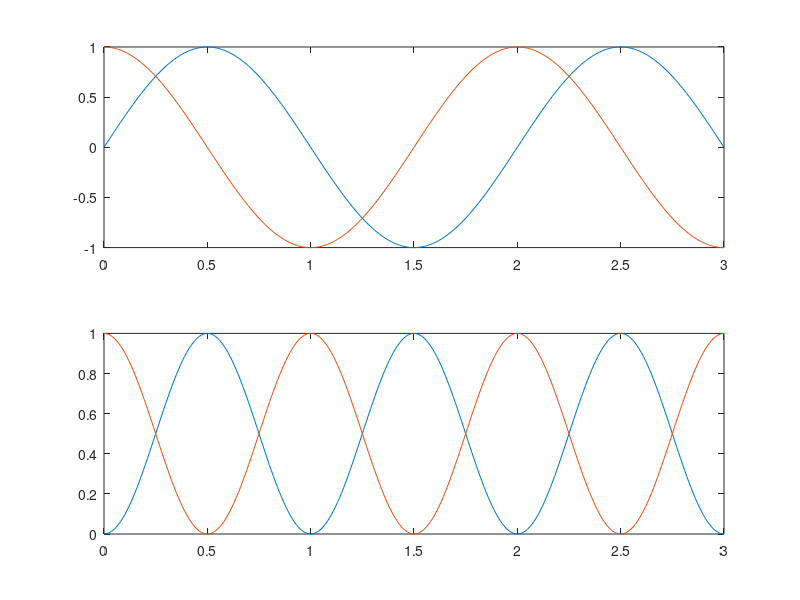

Recreate this plot in MATLAB.

x = (0:0.01:3)*pi;

subplot(2,1,1),...
    plot( x/pi, sin(x), x/pi, cos(x))
subplot(2,1,2),...
    plot( x/pi , sin(x).^2, x/pi, cos(x).^2)